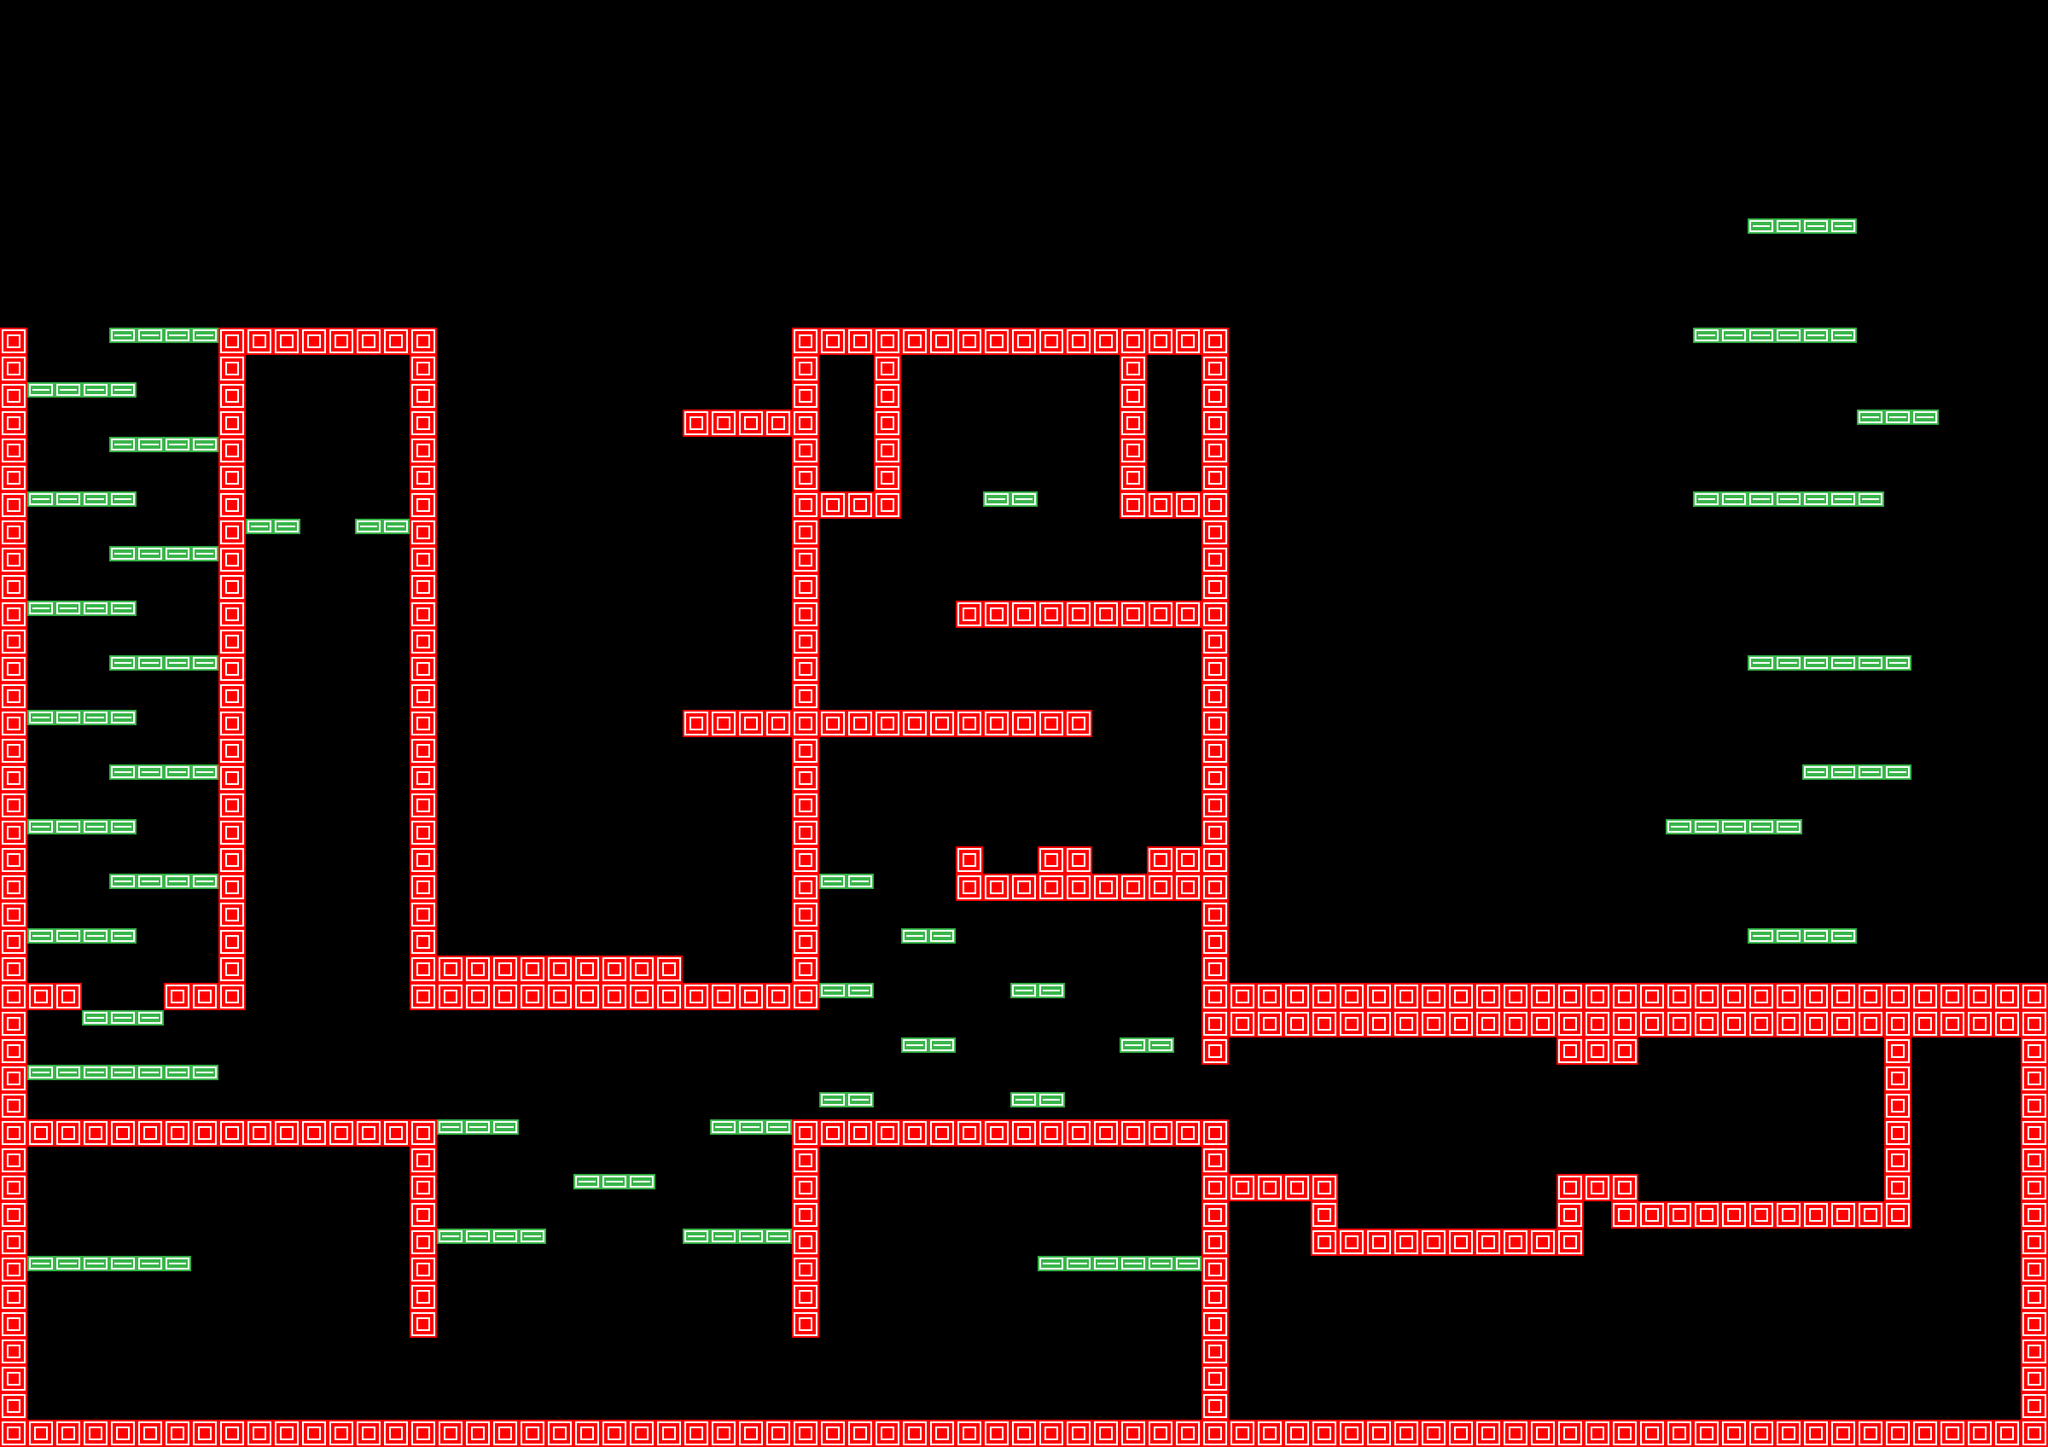

The image is a tile-based game level rendered from a .tmx file. Its description and source (layers, tilesets, objects; grid data summarised) follow:
An orthogonal 75x53 tile map with 48x48 px tiles, 2 tile layers (background, collision) and 36 objects (16x spikes, 7x rock, 4x saw, 4x balloon, player, ...).

<map version="1.0" orientation="orthogonal" width="75" height="53" tilewidth="48" tileheight="48">
 <properties>
  <property name="background_color" value="#000000" />
 </properties>
 <tileset firstgid="1" name="metatiles" tilewidth="48" tileheight="48">
  <image source="collision_tiles.png" width="240" height="48" />
  <tile id="0">
   <properties>
    <property name="type" value="solid" />
   </properties>
  </tile>
  <tile id="1">
   <properties>
    <property name="type" value="lslope" />
   </properties>
  </tile>
  <tile id="2">
   <properties>
    <property name="type" value="rslope" />
   </properties>
  </tile>
  <tile id="3">
   <properties>
    <property name="type" value="platform" />
   </properties>
  </tile>
  <tile id="4">
   <properties>
    <property name="type" value="breakable" />
   </properties>
  </tile>
 </tileset>
 <layer name="background" width="75" height="53">
  <data>[3975 cells, 643 non-empty, 3 distinct tile ids]</data>
 </layer>
 <layer name="collision" width="75" height="53" opacity="0.37">
  <data>[3975 cells, 643 non-empty, 3 distinct tile ids]</data>
 </layer>
 <objectgroup name="Entities" width="75" height="53">
  <object name="player" x="1681" y="659" width="193" height="183">
   <properties>
    <property name="image" value="player" />
    <property name="spriteheight" value="144" />
    <property name="spritewidth" value="144" />
   </properties>
  </object>
  <object name="LevelChanger" x="3122" y="153" width="48" height="48">
   <properties>
    <property name="duration" value="250" />
    <property name="fade" value="#000000" />
    <property name="to" value="gameover" />
   </properties>
  </object>
  <object name="spikes" x="1778" y="1489" width="48" height="48">
   <properties>
    <property name="image" value="spikes" />
    <property name="spritewidth" value="48" />
   </properties>
  </object>
  <object name="spikes" x="1922" y="1488" width="48" height="48">
   <properties>
    <property name="image" value="spikes" />
    <property name="spritewidth" value="48" />
   </properties>
  </object>
  <object name="spikes" x="1970" y="1488" width="48" height="48">
   <properties>
    <property name="image" value="spikes" />
    <property name="spritewidth" value="48" />
   </properties>
  </object>
  <object name="spikes" x="1731" y="1489" width="48" height="48">
   <properties>
    <property name="image" value="spikes" />
    <property name="spritewidth" value="48" />
   </properties>
  </object>
  <object name="enemy" x="2494" y="2058" width="96" height="96">
   <properties>
    <property name="direction" value="1" />
    <property name="image" value="enemy" />
    <property name="spritewidth" value="96" />
   </properties>
  </object>
  <object name="bomb" x="550" y="760" width="48" height="48">
   <properties>
    <property name="image" value="bomb" />
    <property name="spritewidth" value="48" />
   </properties>
  </object>
  <object name="saw" x="2062" y="2012" width="48" height="192">
   <properties>
    <property name="direction" value="1" />
    <property name="image" value="saw" />
    <property name="spriteheight" value="96" />
    <property name="spritewidth" value="48" />
   </properties>
  </object>
  <object name="saw" x="53" y="2015" width="48" height="192">
   <properties>
    <property name="image" value="saw" />
    <property name="spriteheight" value="96" />
    <property name="spritewidth" value="48" />
   </properties>
  </object>
  <object name="Water" type="Water" x="42" y="2252" width="2076" height="251" />
  <object name="balloon" x="237" y="1727" width="48" height="48">
   <properties>
    <property name="image" value="balloon" />
    <property name="spritewidth" value="48" />
   </properties>
  </object>
  <object name="balloon" x="141" y="1727" width="48" height="48">
   <properties>
    <property name="image" value="balloon" />
    <property name="spritewidth" value="48" />
   </properties>
  </object>
  <object name="balloon" x="190" y="1727" width="48" height="48">
   <properties>
    <property name="image" value="balloon" />
    <property name="spritewidth" value="48" />
   </properties>
  </object>
  <object name="saw" x="432" y="960" width="48" height="288">
   <properties>
    <property name="image" value="saw" />
    <property name="spriteheight" value="96" />
    <property name="spritewidth" value="48" />
   </properties>
  </object>
  <object name="saw" x="672" y="1293" width="48" height="288">
   <properties>
    <property name="direction" value="1" />
    <property name="image" value="saw" />
    <property name="spriteheight" value="96" />
    <property name="spritewidth" value="48" />
   </properties>
  </object>
  <object name="rock" x="2929" y="1827" width="48" height="48">
   <properties>
    <property name="image" value="rock" />
    <property name="spritewidth" value="48" />
   </properties>
  </object>
  <object name="rock" x="2977" y="1828" width="48" height="48">
   <properties>
    <property name="image" value="rock" />
    <property name="spritewidth" value="48" />
   </properties>
  </object>
  <object name="rock" x="3074" y="1828" width="48" height="48">
   <properties>
    <property name="image" value="rock" />
    <property name="spritewidth" value="48" />
   </properties>
  </object>
  <object name="rock" x="3025" y="1828" width="48" height="48">
   <properties>
    <property name="image" value="rock" />
    <property name="spritewidth" value="48" />
   </properties>
  </object>
  <object name="rock" x="3170" y="1828" width="48" height="48">
   <properties>
    <property name="image" value="rock" />
    <property name="spritewidth" value="48" />
   </properties>
  </object>
  <object name="rock" x="3122" y="1828" width="48" height="48">
   <properties>
    <property name="image" value="rock" />
    <property name="spritewidth" value="48" />
   </properties>
  </object>
  <object name="rock" x="3219" y="1828" width="48" height="48">
   <properties>
    <property name="image" value="rock" />
    <property name="spritewidth" value="48" />
   </properties>
  </object>
  <object name="balloon" x="141" y="1727" width="48" height="48">
   <properties>
    <property name="image" value="balloon" />
    <property name="spritewidth" value="48" />
   </properties>
  </object>
  <object name="spikes" x="1198" y="1682" width="48" height="48">
   <properties>
    <property name="image" value="spikes" />
    <property name="spritewidth" value="48" />
   </properties>
  </object>
  <object name="spikes" x="1245" y="1682" width="48" height="48">
   <properties>
    <property name="image" value="spikes" />
    <property name="spritewidth" value="48" />
   </properties>
  </object>
  <object name="spikes" x="1342" y="1682" width="48" height="48">
   <properties>
    <property name="image" value="spikes" />
    <property name="spritewidth" value="48" />
   </properties>
  </object>
  <object name="spikes" x="1295" y="1682" width="48" height="48">
   <properties>
    <property name="image" value="spikes" />
    <property name="spritewidth" value="48" />
   </properties>
  </object>
  <object name="spikes" x="1295" y="1200" width="48" height="48">
   <properties>
    <property name="image" value="spikes" />
    <property name="spritewidth" value="48" />
   </properties>
  </object>
  <object name="spikes" x="1245" y="1200" width="48" height="48">
   <properties>
    <property name="image" value="spikes" />
    <property name="spritewidth" value="48" />
   </properties>
  </object>
  <object name="spikes" x="1342" y="1200" width="48" height="48">
   <properties>
    <property name="image" value="spikes" />
    <property name="spritewidth" value="48" />
   </properties>
  </object>
  </objectgroup>
</map>
<!-- 5 of 36 objects omitted -->